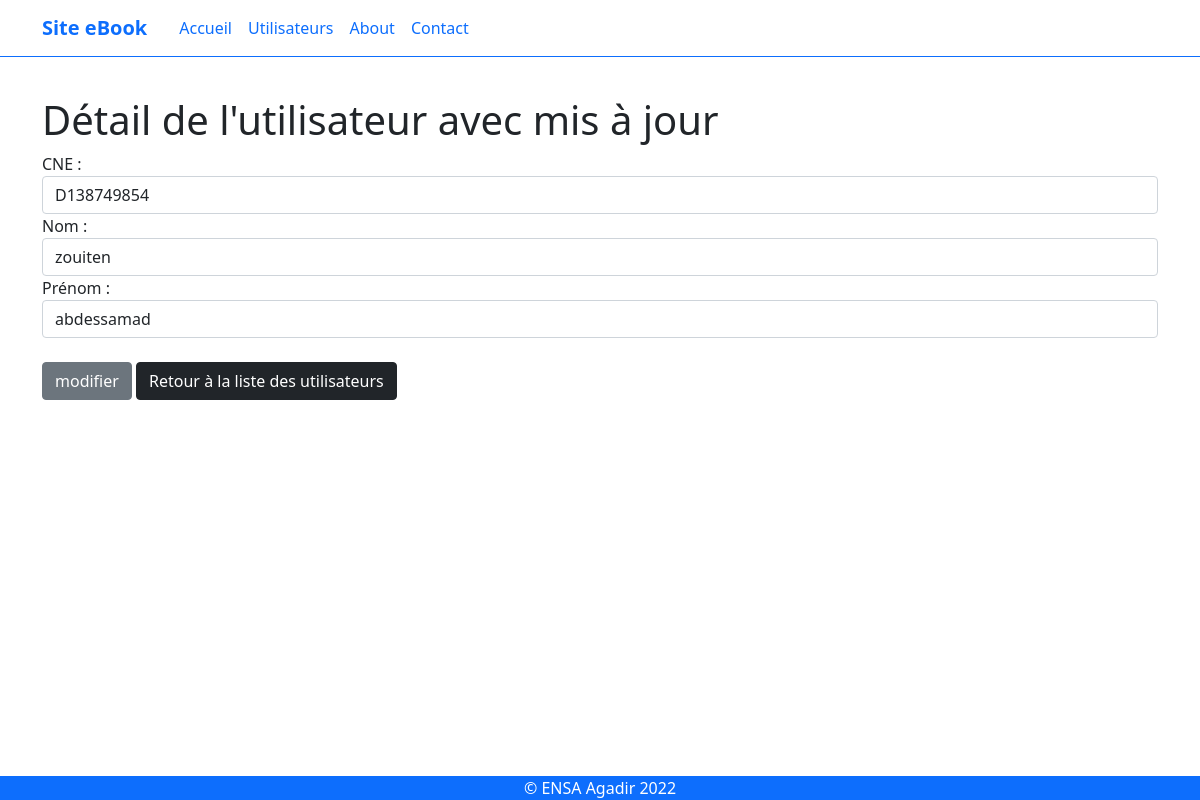
The page /espace_admin/userDetail.php?CNE=D138749854 on the database its author committed.
### tables this page shows
CREATE TABLE `users` (
  `CNE` varchar(10) NOT NULL,
  `Nom` varchar(12) NOT NULL,
  `Prenom` varchar(21) DEFAULT NULL,
  `Groupe` varchar(2) DEFAULT NULL,
  `type` varchar(20) NOT NULL DEFAULT 'student',
  `password` varchar(20) NOT NULL
);

### espace_admin/userDetail.php (the view, shortened to what this page needs)
<?php
$bdd = new PDO('mysql:host=localhost; dbname=books;','root','');
if(isset($_GET['CNE']) AND !empty($_GET['CNE'])){
    $getcne = $_GET['CNE'];
    $recupUser = $bdd->prepare('SELECT * FROM users WHERE CNE =?');
    $recupUser->execute(array($getcne));
    if($recupUser->rowCount() > 0){
        $user = $recupUser->fetch();
    }else{
        echo "<script>
            alert('Aucun utilisateur trouvé !');
        </script>";
    }
}else{
    echo "<script>
       alert('Aucun identifiant trouvé !');
    </script>";
}
?>
    <h1>Détail de l'utilisateur avec mis à jour</h1>
    <form method="post" action="">
        CNE :
        <input class="form-control" type="text" name="cne" value="<?= $user['CNE'];?>">
        Nom :
        <input class="form-control" type="text" name="nom" value="<?= $user['Nom'];?>">
        Prénom :
        <input class="form-control" type="text" name="prenom" value="<?= $user['Prenom'];?>">
        <br>
        <input class="btn btn-secondary" type="submit" name="modifier" value="modifier">
        <input class="btn btn-dark" type="submit" name="retourner" value="Retour à la liste des utilisateurs">
    </form>
<?php
require_once '../public/template.php';?>

### rows shown on the page
users: cne "D138749854", nom "zouiten", prenom "abdessamad"
